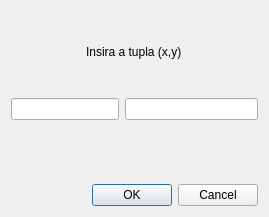
<?xml version="1.0" encoding="UTF-8"?>
<ui version="4.0">
 <class>InsertPoint</class>
 <widget class="QDialog" name="InsertPoint">
  <property name="geometry">
   <rect>
    <x>0</x>
    <y>0</y>
    <width>269</width>
    <height>217</height>
   </rect>
  </property>
  <property name="windowTitle">
   <string>Dialog</string>
  </property>
  <layout class="QVBoxLayout" name="verticalLayout_2">
   <item alignment="Qt::AlignHCenter">
    <widget class="QLabel" name="label">
     <property name="text">
      <string>Insira a tupla (x,y)</string>
     </property>
    </widget>
   </item>
   <item>
    <layout class="QFormLayout" name="formLayout">
     <item row="1" column="0">
      <widget class="QLineEdit" name="campoX">
       <property name="text">
        <string/>
       </property>
      </widget>
     </item>
     <item row="1" column="1">
      <widget class="QLineEdit" name="campoY">
       <property name="text">
        <string/>
       </property>
      </widget>
     </item>
    </layout>
   </item>
   <item>
    <widget class="QDialogButtonBox" name="buttonBox">
     <property name="orientation">
      <enum>Qt::Horizontal</enum>
     </property>
     <property name="standardButtons">
      <set>QDialogButtonBox::Cancel|QDialogButtonBox::Ok</set>
     </property>
    </widget>
   </item>
  </layout>
 </widget>
 <resources/>
 <connections>
  <connection>
   <sender>buttonBox</sender>
   <signal>rejected()</signal>
   <receiver>InsertPoint</receiver>
   <slot>reject()</slot>
   <hints>
    <hint type="sourcelabel">
     <x>316</x>
     <y>260</y>
    </hint>
    <hint type="destinationlabel">
     <x>286</x>
     <y>274</y>
    </hint>
   </hints>
  </connection>
  <connection>
   <sender>buttonBox</sender>
   <signal>accepted()</signal>
   <receiver>InsertPoint</receiver>
   <slot>accept()</slot>
   <hints>
    <hint type="sourcelabel">
     <x>248</x>
     <y>254</y>
    </hint>
    <hint type="destinationlabel">
     <x>157</x>
     <y>274</y>
    </hint>
   </hints>
  </connection>
 </connections>
</ui>
